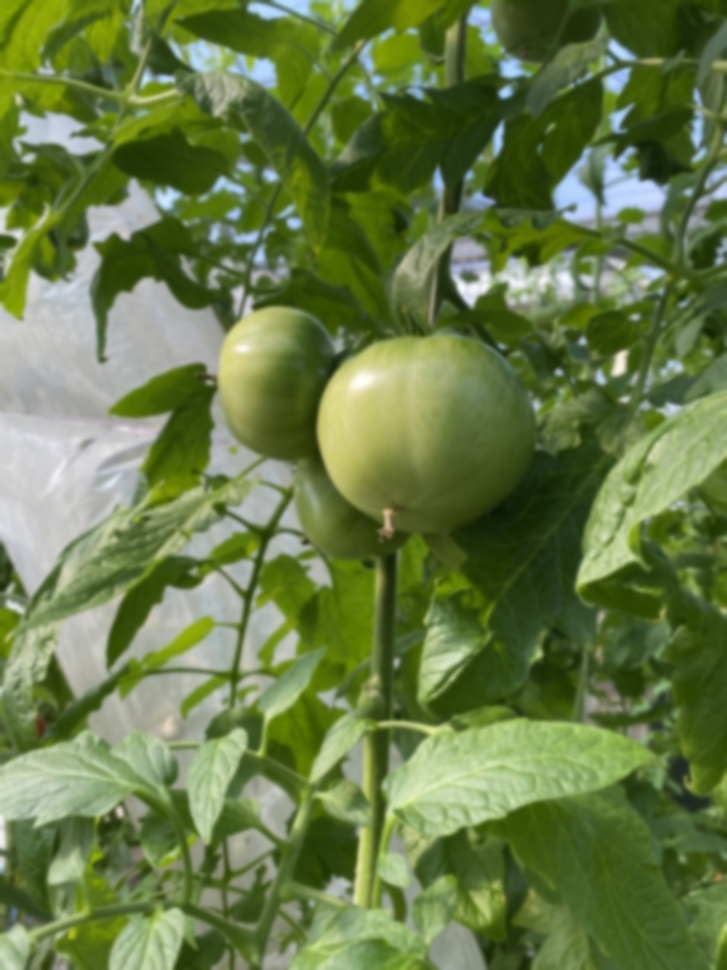
#> input picture test_cases/blurry/laboro_big_IMG_0984.jpg, 727 x 970 px, shrunk from 960 x 1280 before the run, given as the content of the folder dataset_3class/images/test, which was not available
$ python make_test_Set.py
#> lines starting #> are read from the running program, lines starting #| are printed output that depends on the picture; after the words box and inside, x2 and y2 are one past the last pixel; in counts of white or black regions, pixels touching at a corner belong together; pictures that were not available may be replaced by others from this repository, and a replacement may not be noted
import shutil, sys
from pathlib import Path
import cv2
import numpy as np

N = int(sys.argv[1]) if len(sys.argv) > 1 else 20
SRC, LBL, OUT = Path("dataset_3class/images/test"), Path("dataset_3class/labels/test"), Path("test_cases")
rng = np.random.default_rng(42)


def n_true(p):
    f = LBL / (p.stem + ".txt")
    return len([l for l in f.read_text().splitlines() if l.strip()]) if f.exists() else 0


allp = sorted(SRC.glob("*.jpg"))
picked = allp[::max(1, len(allp) // N)][:N]
crowded = [p for p in allp if n_true(p) >= 12][:N]

if OUT.exists():
    shutil.rmtree(OUT)
for d in ("clear", "crowded", "lowlight", "lowlight_severe", "blurry", "blurry_severe",
          "occluded", "nontomato", "real_world"):
    (OUT / d).mkdir(parents=True)

for p in crowded:
    shutil.copy(p, OUT / "crowded" / p.name)

for p in picked:
    img = cv2.imread(str(p))
#> img is the input picture: shape (970, 727, 3); mean B, G, R 71.6, 123.2, 104.6
    h, w = img.shape[:2]
#> h = 970; w = 727
    cv2.imwrite(str(OUT / "clear" / p.name), img)

    mod = np.clip(((img / 255.0) ** 1.3) * 255 * 0.6, 0, 255).astype(np.uint8)
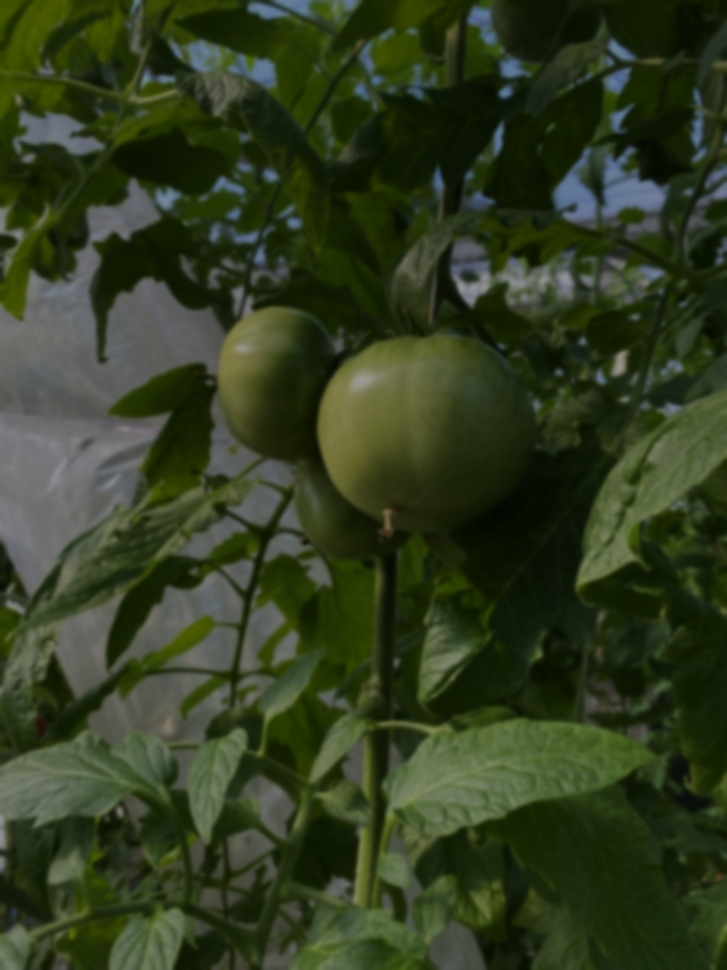
#> mod: shape (970, 727, 3); mean B, G, R 33.1, 60.6, 49.7
    cv2.imwrite(str(OUT / "lowlight" / p.name), mod)
    dark = np.clip(((img / 255.0) ** 1.8) * 255 * 0.35, 0, 255).astype(np.uint8)
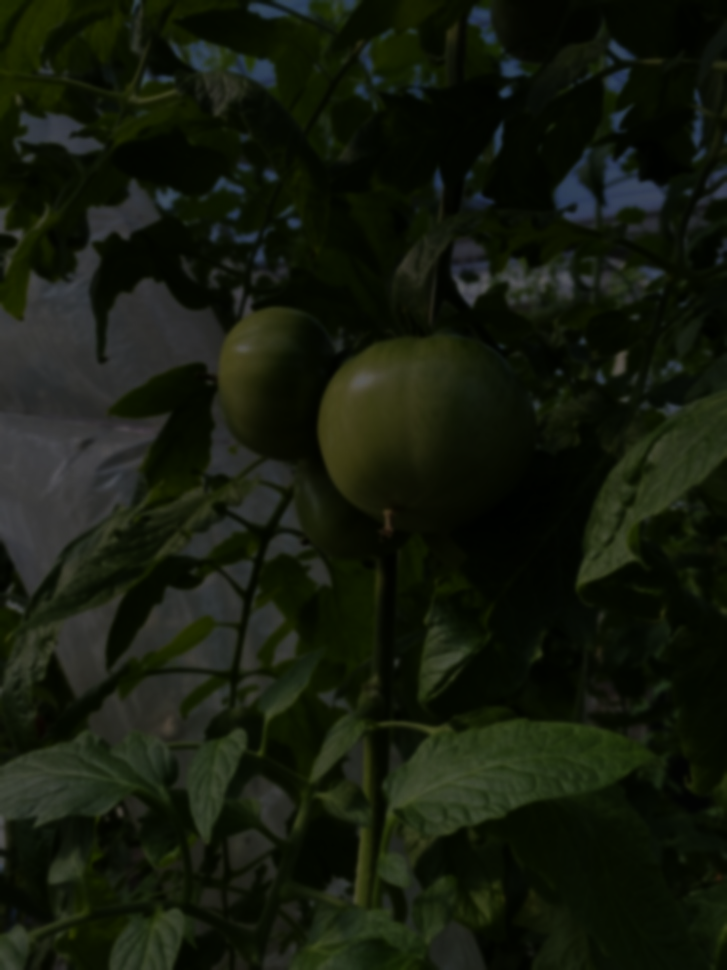
#> dark: shape (970, 727, 3); mean B, G, R 13.5, 26.2, 20.5
    cv2.imwrite(str(OUT / "lowlight_severe" / p.name), dark)
    cv2.imwrite(str(OUT / "blurry" / p.name), cv2.GaussianBlur(img, (0, 0), sigmaX=2.5))
    cv2.imwrite(str(OUT / "blurry_severe" / p.name), cv2.GaussianBlur(img, (0, 0), sigmaX=6))
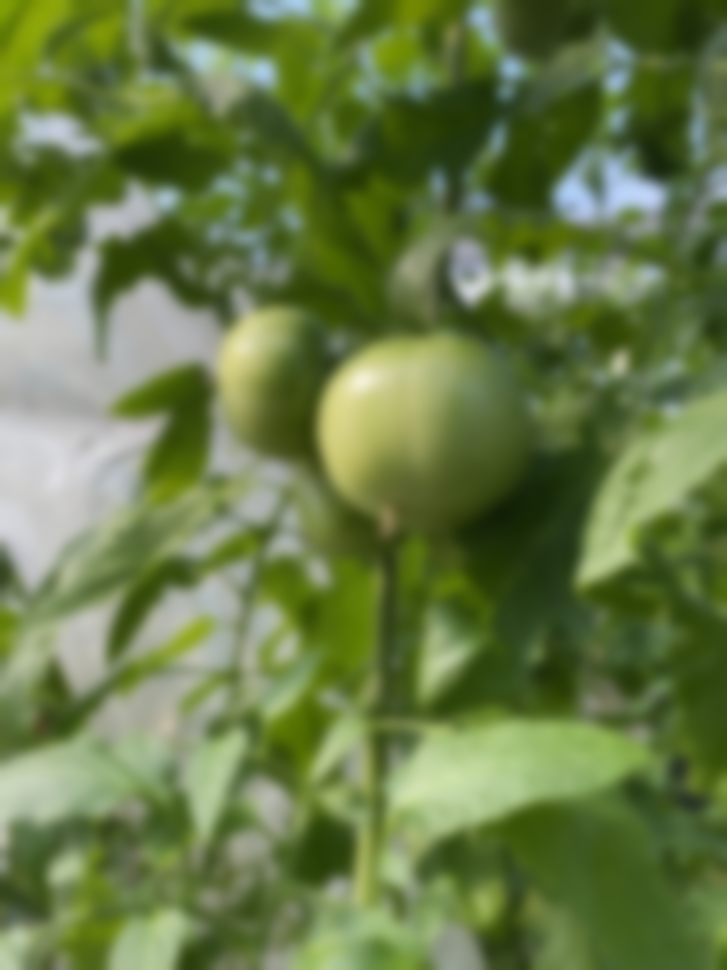
#> saved as laboro_big_IMG_0984.jpg: shape (970, 727, 3); mean B, G, R 71.6, 123.2, 104.6
    occ = img.copy()
    for _ in range(4):                       # leaf-green patches over random areas
        bw, bh = int(w * rng.uniform(.12, .22)), int(h * rng.uniform(.08, .16))
        x, y = int(rng.uniform(0, w - bw)), int(rng.uniform(0, h - bh))
        occ[y:y + bh, x:x + bw] = (34, 139, 34)
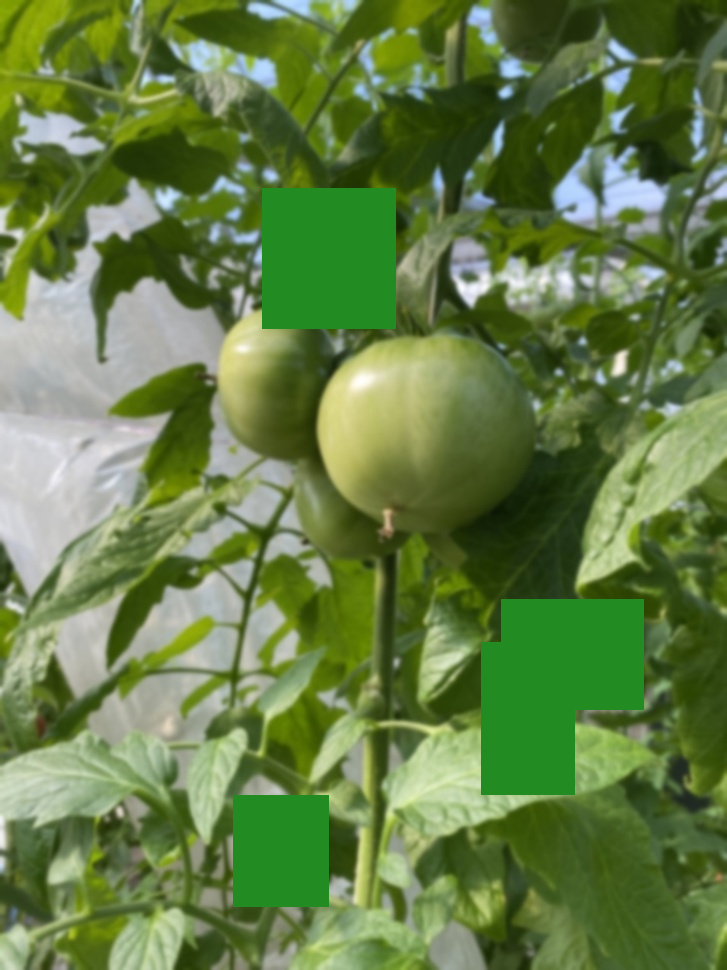
#> occ: shape (970, 727, 3); 7.78% of pixels changed, all inside (x1, y1, x2, y2) = (233, 188, 644, 907)
    cv2.imwrite(str(OUT / "occluded" / p.name), occ)

print(f"clear/lowlight/blurry/occluded: {len(picked)} images each, crowded: {len(crowded)}")
print("Now add your own photos:")
print("  test_cases/nontomato/   apple, orange, pepper, guava, hand, a face (anything that is NOT a tomato)")
print("  test_cases/real_world/  your own tomato photos, and a test_cases/expected.csv (file,true_count)")

$ run again, on test_cases/blurry_severe/laboro_big_IMG_1044.jpg
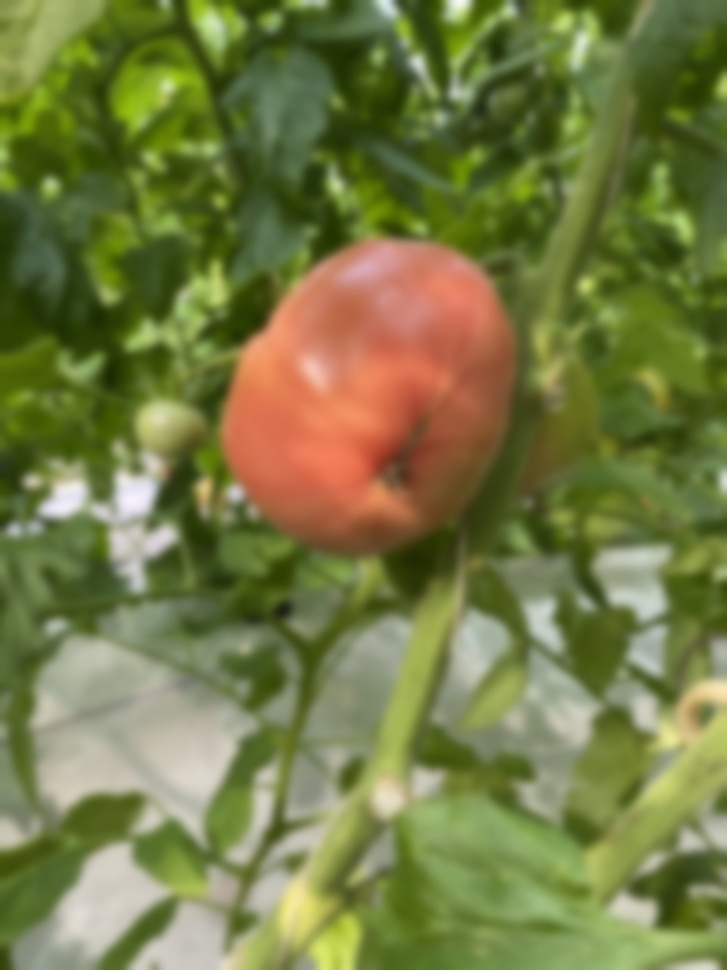
#> input picture test_cases/blurry_severe/laboro_big_IMG_1044.jpg, 727 x 970 px, shrunk from 960 x 1280 before the run, given as the content of the folder dataset_3class/images/test, which was not available
#> img is the input picture: shape (970, 727, 3); mean B, G, R 68.4, 123.1, 117.2
#> `dark = np.clip(((img / 255.0) ** 1.8) * 255 * 0.35, 0, 255).astype(np...`:
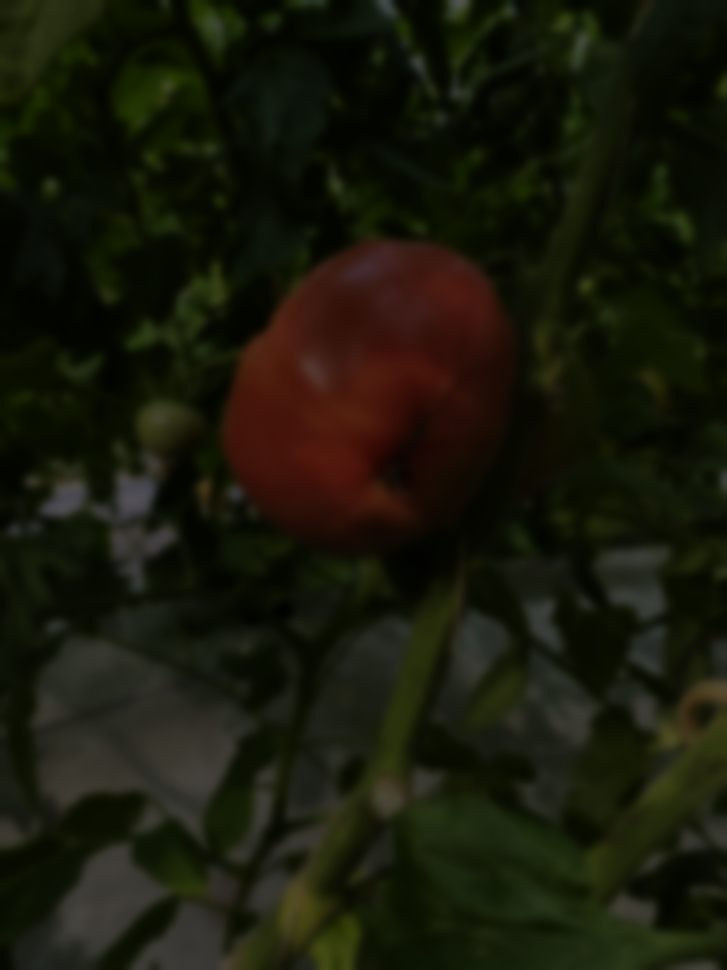
#> dark: shape (970, 727, 3); mean B, G, R 10.8, 25.2, 24.3
#> after the loop `for _ in range(4):`:
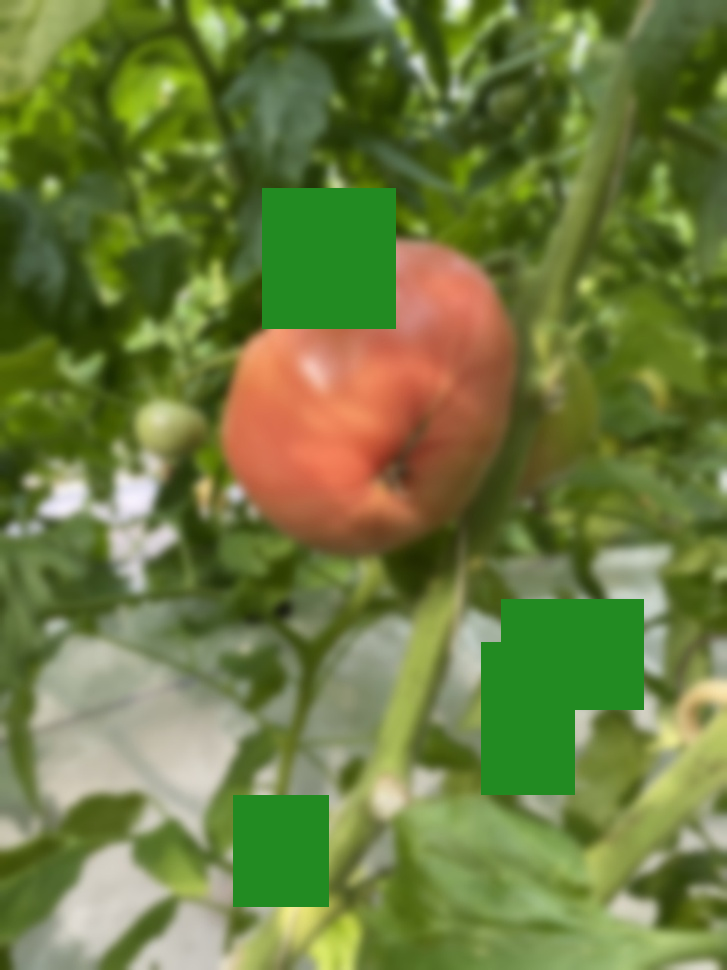
#> occ: shape (970, 727, 3); 7.78% of pixels changed, all inside (x1, y1, x2, y2) = (233, 188, 644, 907)

$ run again, on test_cases/blurry_severe/laboro_big_IMG_1103.jpg
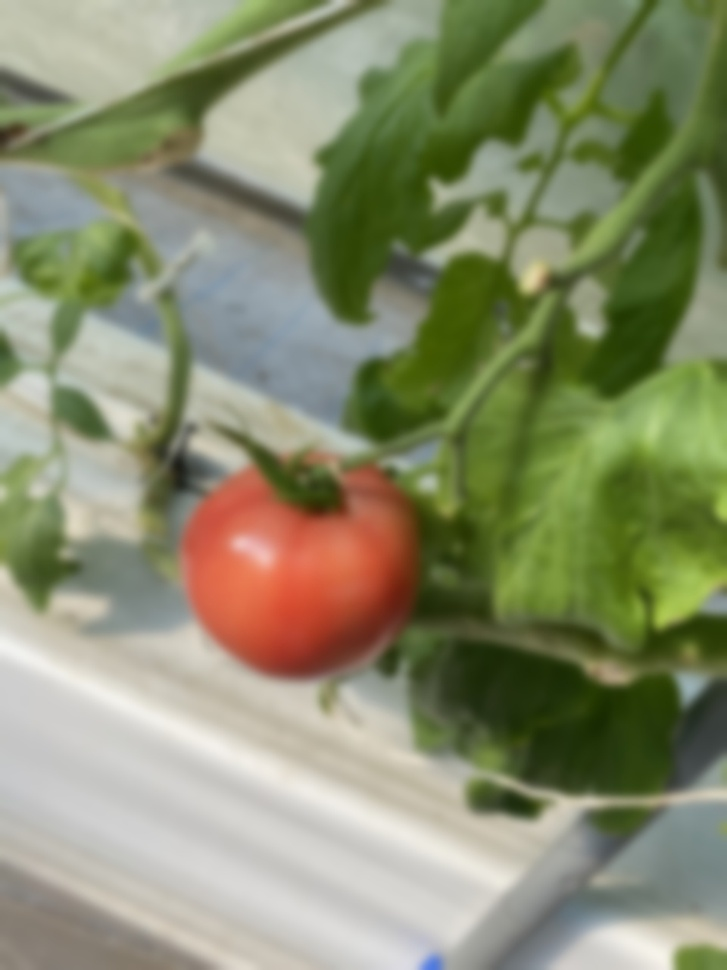
#> input picture test_cases/blurry_severe/laboro_big_IMG_1103.jpg, 727 x 970 px, shrunk from 960 x 1280 before the run, given as the content of the folder dataset_3class/images/test, which was not available
#> img is the input picture: shape (970, 727, 3); mean B, G, R 109.1, 140.7, 136.4
#> `dark = np.clip(((img / 255.0) ** 1.8) * 255 * 0.35, 0, 255).astype(np...`:
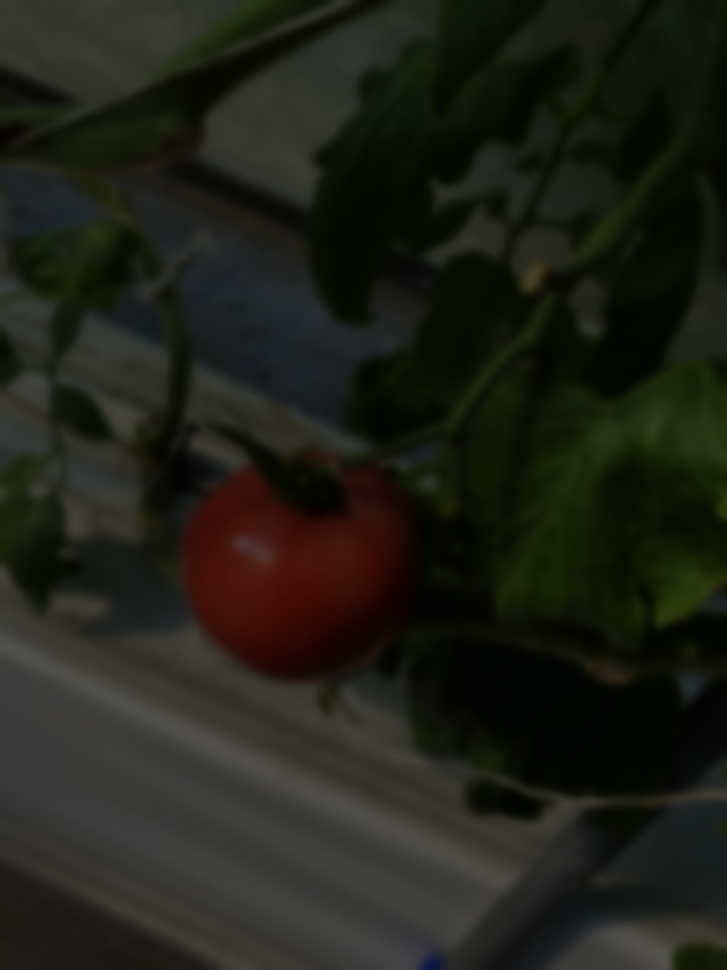
#> dark: shape (970, 727, 3); mean B, G, R 23.9, 32.7, 31.9
#> after the loop `for _ in range(4):`:
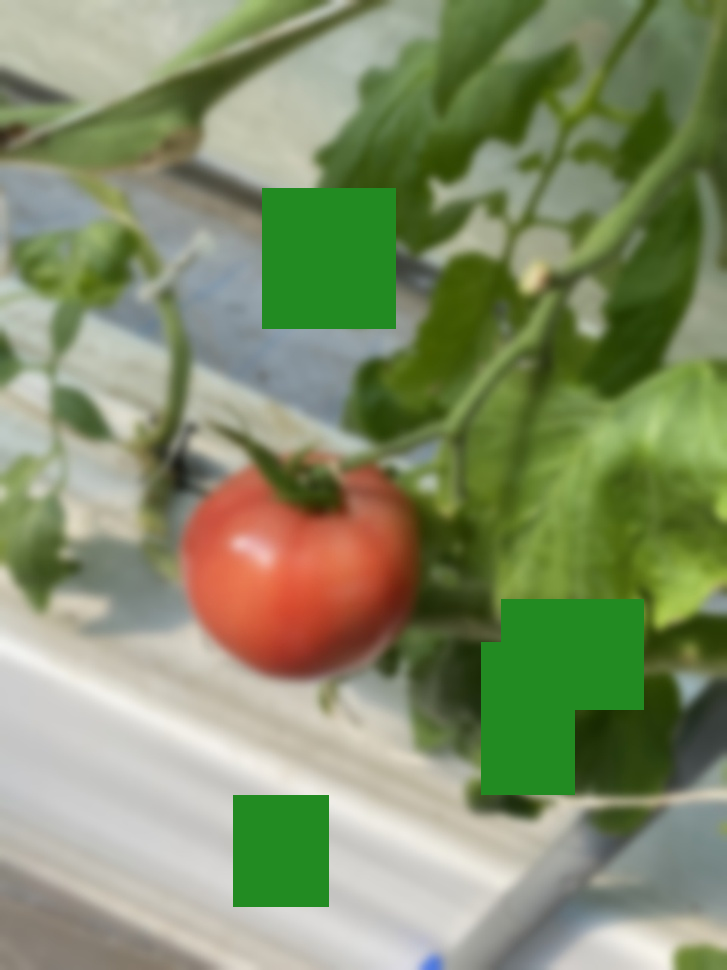
#> occ: shape (970, 727, 3); 7.78% of pixels changed, all inside (x1, y1, x2, y2) = (233, 188, 644, 907)
